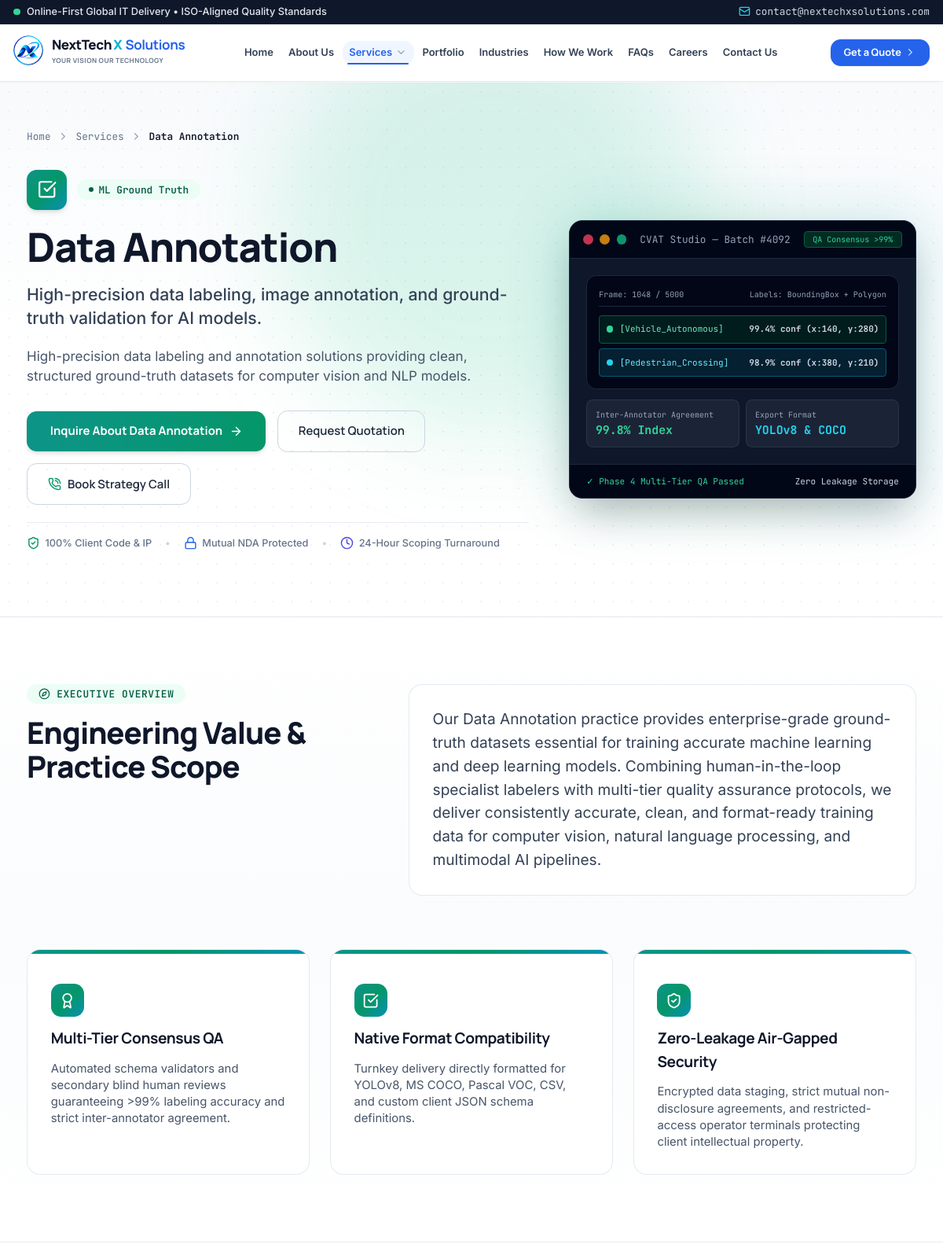
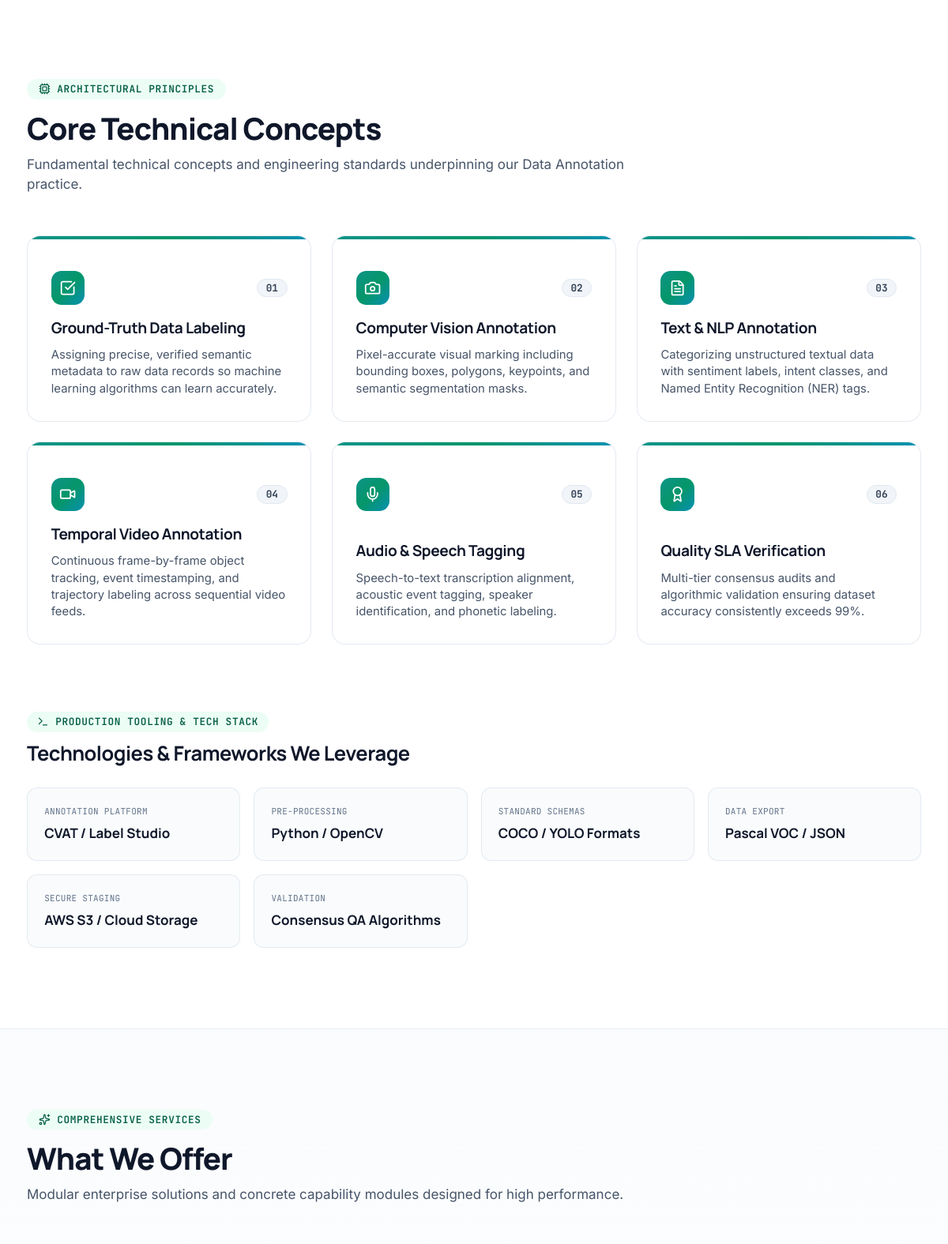
Page /data-annotation.php (upper part) on the committed database (2 pictures, top to bottom).
### tables this page shows
CREATE TABLE cms_site_settings (
            id INTEGER PRIMARY KEY AUTOINCREMENT,
            setting_key TEXT UNIQUE NOT NULL,
            setting_value TEXT NOT NULL,
            setting_group TEXT DEFAULT 'general',
            updated_at TEXT DEFAULT CURRENT_TIMESTAMP
        );

CREATE TABLE cms_services (
        id INTEGER PRIMARY KEY AUTOINCREMENT,
        slug TEXT UNIQUE NOT NULL,
        title TEXT NOT NULL,
        short_desc TEXT,
        badge TEXT,
        icon TEXT,
        color TEXT,
        sort_order INTEGER DEFAULT 0,
        is_active INTEGER DEFAULT 1,
        content_json TEXT,
        created_at DATETIME DEFAULT CURRENT_TIMESTAMP,
        updated_at DATETIME DEFAULT CURRENT_TIMESTAMP
    );

### data-annotation.php (the view, shortened to what the rows shown need)
<?php
require_once __DIR__ . '/includes/cms.php';
$service = cms_get_service('data-annotation');
require_once __DIR__ . '/includes/header.php';
$srv_title = $service['title'] ?? 'Data Annotation';
$srv_badge = $service['badge'] ?? 'AI & ML Training Datasets';
$srv_short = $service['short_desc'] ?? 'High-precision data labeling, image annotation, and ground-truth validation for AI models.';
$srv_content = $service['content'] ?? [];
$srv_cta = $srv_content['cta'] ?? [];
$srv_cta_url = $srv_cta['button_url'] ?? 'contact.php';
?>
<section class="relative pt-10 pb-16 lg:pt-14 lg:pb-20 bg-gradient-to-b from-slate-50 via-white to-white border-b border-slate-200/90 overflow-hidden">
    <div class="max-w-7xl mx-auto px-4 sm:px-6 lg:px-8 relative z-10 text-left space-y-8">
        <div class="flex items-center gap-2 text-xs font-mono text-slate-500">
            <a href="index.php" class="hover:text-blue-600 transition-colors">Home</a>
            <i data-lucide="chevron-right" class="w-3.5 h-3.5 text-slate-400"></i>
            <a href="services.php" class="hover:text-blue-600 transition-colors">Services</a>
            <i data-lucide="chevron-right" class="w-3.5 h-3.5 text-slate-400"></i>
            <span class="text-slate-900 font-semibold"><?= htmlspecialchars($srv_title) ?></span>
        </div>
        <div class="grid grid-cols-1 lg:grid-cols-12 gap-10 lg:gap-12 items-center">
            <div class="lg:col-span-7 space-y-5">
                <div class="flex items-center gap-3">
                    <div class="w-12 h-12 rounded-xl bg-gradient-to-br from-teal-600 via-emerald-600 to-cyan-600 text-white flex items-center justify-center shrink-0 shadow-md">
                    </div>
                    <span class="inline-flex items-center gap-1.5 px-3.5 py-1 rounded-full text-xs font-semibold font-mono bg-emerald-50 text-emerald-800 border-emerald-200">
                        <span class="w-1.5 h-1.5 rounded-full bg-current animate-pulse"></span>
                        <span><?= htmlspecialchars($srv_badge) ?></span>
                    </span>
                </div>
                <h1 class="text-3xl sm:text-4xl lg:text-5xl font-black text-slate-900 tracking-tight leading-tight font-heading">
                    <?= htmlspecialchars($srv_title) ?>
                </h1>
                <p class="text-lg sm:text-xl font-medium text-slate-700 leading-snug">
                    <?= htmlspecialchars($srv_short) ?>
                </p>
                <p class="text-sm sm:text-base text-slate-600 leading-relaxed font-normal max-w-2xl">
                    High-precision data labeling and annotation solutions providing clean, structured ground-truth datasets for computer vision and NLP models.
                </p>
                <div class="pt-2 flex flex-wrap items-center gap-3.5">
                    <a href="<?= htmlspecialchars($srv_cta_url) ?>" class="px-7 py-3.5 rounded-xl bg-gradient-to-r from-teal-600 to-emerald-600 hover:from-teal-700 hover:to-emerald-700 text-white font-bold text-sm shadow-md hover:shadow-lg transition-all font-heading flex items-center gap-2 active:scale-95">
                    </a>
                    <button onclick="openQuoteModal()" class="px-6 py-3.5 rounded-xl border border-slate-300 hover:bg-slate-50 text-slate-800 font-semibold text-sm transition-all font-heading shadow-2xs">
                    </button>
                    <button onclick="openConsultationModal()" class="px-6 py-3.5 rounded-xl border border-slate-300 hover:bg-slate-50 text-slate-800 font-semibold text-sm transition-all font-heading flex items-center gap-2 shadow-2xs">
                    </button>
                </div>
                <div class="pt-4 flex flex-wrap items-center gap-4 text-xs font-medium text-slate-500 border-t border-slate-200/80">
                    <span class="flex items-center gap-1.5">
                    </span>
                    <span class="text-slate-300">•</span>
                    <span class="flex items-center gap-1.5">
                    </span>
                    <span class="text-slate-300">•</span>
                    <span class="flex items-center gap-1.5">
                    </span>
                </div>
            </div>
        </div>
    </div>
</section>
<section class="py-16 lg:py-20 bg-gradient-to-b from-white via-slate-50/70 to-white border-b border-slate-200/80">
    <div class="max-w-7xl mx-auto px-4 sm:px-6 lg:px-8 space-y-12 text-left">
        <div class="grid grid-cols-1 lg:grid-cols-12 gap-8 items-start">
            <div class="lg:col-span-5 space-y-3">
                <h2 class="text-2xl sm:text-3xl lg:text-4xl font-extrabold text-slate-900 tracking-tight font-heading">
                    Engineering Value & Practice Scope
                </h2>
            </div>
        </div>
    </div>
</section>
<section class="py-16 lg:py-24 bg-white border-b border-slate-200/80">
    <div class="max-w-7xl mx-auto px-4 sm:px-6 lg:px-8 space-y-12 text-left">
        <div class="space-y-3 max-w-3xl">
            <h2 class="text-2xl sm:text-3xl lg:text-4xl font-extrabold text-slate-900 tracking-tight font-heading">
                Core Technical Concepts
            </h2>
        </div>
    </div>
</section>
<section class="py-16 lg:py-24 bg-gradient-to-b from-slate-50/70 via-slate-50/40 to-white border-b border-slate-200/80">
    <div class="max-w-7xl mx-auto px-4 sm:px-6 lg:px-8 space-y-12 text-left">
        <div class="space-y-3 max-w-3xl">
            <h2 class="text-2xl sm:text-3xl lg:text-4xl font-extrabold text-slate-900 tracking-tight font-heading">
                What We Offer
            </h2>
        </div>
    </div>
</section>
<?php require_once __DIR__ . '/includes/footer.php'; ?>

### includes/header.php (shortened to what the rows shown need)
<?php
require_once __DIR__ . '/cms.php';
$cms_email = cms_get_setting('email_contact', SITE_EMAIL_CONTACT);
?>
<!DOCTYPE html>
<html lang="en" class="scroll-smooth scroll-pt-28 overflow-x-clip">
<head>
    <script src="https://cdn.tailwindcss.com"></script>
</head>
<body class="bg-white text-slate-800 antialiased selection:bg-blue-600/15 selection:text-blue-700 min-h-screen overflow-x-clip flex flex-col">
    <div class="fixed top-0 left-0 right-0 z-50 w-full">
        <?php $announcement = cms_get_global_announcement(); ?>
        <?php if (!empty($announcement['enabled'])): ?>
        <div class="w-full <?= htmlspecialchars($announcement['bg'] ?? 'bg-slate-900') ?> text-slate-300 py-1.5 px-4 text-xs border-b border-slate-800/80 transition-all duration-300">
            <div class="max-w-7xl mx-auto flex items-center justify-between">
                <div class="flex items-center gap-2">
                    <span class="inline-block w-2 h-2 rounded-full bg-emerald-400 animate-pulse"></span>
                    <?php if (!empty($announcement['link'])): ?>
                        <a href="<?= htmlspecialchars($announcement['link']) ?>" class="font-medium text-slate-200 hover:text-cyan-400 transition-colors">
                            <?= htmlspecialchars($announcement['text']) ?>
                        </a>
                    <?php else: ?>
                        <span class="font-medium text-slate-200"><?= htmlspecialchars($announcement['text']) ?></span>
                    <?php endif; ?>
                </div>
                <div class="flex items-center gap-3 sm:gap-4 text-xs font-mono">
                    <a href="mailto:<?= htmlspecialchars($cms_email) ?>" class="hover:text-cyan-400 flex items-center gap-1.5 transition-colors">
                        <i data-lucide="mail" class="w-3.5 h-3.5 text-cyan-400"></i>
                        <span><?= htmlspecialchars($cms_email) ?></span>
                    </a>
                </div>
            </div>
        </div>
        <?php endif; ?>
    </div>
    <main class="flex-grow">

### rows in the picture
cms_site_settings: setting_value "contact@nextechxsolutions.com"
cms_services: title "Data Annotation", badge "ML Ground Truth", short_desc "High-precision data labeling, image annotation, and ground-truth validation for AI models."

### other values in the picture
$announcement['text'] "Online-First Global IT Delivery • ISO-Aligned Quality Standards"
SITE_TAGLINE "YOUR VISION OUR TECHNOLOGY"
$srv_cta_btn "Inquire About Data Annotation"
